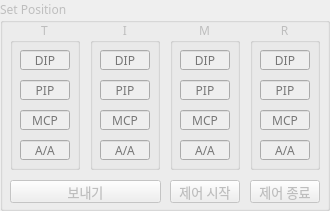
   <widget class="QGroupBox" name="groupBox_SetPosition">
    <property name="enabled">
     <bool>false</bool>
    </property>
    <property name="geometry">
     <rect>
      <x>10</x>
      <y>20</y>
      <width>330</width>
      <height>211</height>
     </rect>
    </property>
    <property name="font">
     <font>
      <family>Noto Sans</family>
     </font>
    </property>
    <property name="title">
     <string>Set Position</string>
    </property>
    <widget class="QGroupBox" name="groupBox_9">
     <property name="geometry">
      <rect>
       <x>170</x>
       <y>20</y>
       <width>70</width>
       <height>150</height>
      </rect>
     </property>
     <property name="title">
      <string>M</string>
     </property>
     <property name="alignment">
      <set>Qt::AlignCenter</set>
     </property>
     <property name="flat">
      <bool>false</bool>
     </property>
     <property name="checkable">
      <bool>false</bool>
     </property>
     <widget class="QLineEdit" name="lineEdit_SP_F3_1">
      <property name="geometry">
       <rect>
        <x>10</x>
        <y>120</y>
        <width>50</width>
        <height>20</height>
       </rect>
      </property>
      <property name="font">
       <font>
        <family>Noto Sans</family>
       </font>
      </property>
      <property name="autoFillBackground">
       <bool>false</bool>
      </property>
      <property name="text">
       <string/>
      </property>
      <property name="alignment">
       <set>Qt::AlignCenter</set>
      </property>
      <property name="placeholderText">
       <string>A/A</string>
      </property>
     </widget>
     <widget class="QLineEdit" name="lineEdit_SP_F3_2">
      <property name="geometry">
       <rect>
        <x>10</x>
        <y>90</y>
        <width>50</width>
        <height>20</height>
       </rect>
      </property>
      <property name="font">
       <font>
        <family>Noto Sans</family>
       </font>
      </property>
      <property name="autoFillBackground">
       <bool>false</bool>
      </property>
      <property name="alignment">
       <set>Qt::AlignCenter</set>
      </property>
      <property name="placeholderText">
       <string>MCP</string>
      </property>
     </widget>
     <widget class="QLineEdit" name="lineEdit_SP_F3_3">
      <property name="geometry">
       <rect>
        <x>10</x>
        <y>60</y>
        <width>50</width>
        <height>20</height>
       </rect>
      </property>
      <property name="font">
       <font>
        <family>Noto Sans</family>
       </font>
      </property>
      <property name="autoFillBackground">
       <bool>false</bool>
      </property>
      <property name="alignment">
       <set>Qt::AlignCenter</set>
      </property>
      <property name="placeholderText">
       <string>PIP</string>
      </property>
     </widget>
     <widget class="QLineEdit" name="lineEdit_SP_F3_4">
      <property name="geometry">
       <rect>
        <x>10</x>
        <y>30</y>
        <width>50</width>
        <height>20</height>
       </rect>
      </property>
      <property name="font">
       <font>
        <family>Noto Sans</family>
       </font>
      </property>
      <property name="autoFillBackground">
       <bool>false</bool>
      </property>
      <property name="alignment">
       <set>Qt::AlignCenter</set>
      </property>
      <property name="placeholderText">
       <string>DIP</string>
      </property>
     </widget>
    </widget>
    <widget class="QPushButton" name="motorButton">
     <property name="geometry">
      <rect>
       <x>10</x>
       <y>180</y>
       <width>151</width>
       <height>23</height>
      </rect>
     </property>
     <property name="font">
      <font>
       <family>나눔고딕</family>
       <pointsize>10</pointsize>
      </font>
     </property>
     <property name="styleSheet">
      <string notr="true">QPushButton:pressed { background-color: gray; }</string>
     </property>
     <property name="text">
      <string>보내기</string>
     </property>
    </widget>
    <widget class="QGroupBox" name="groupBox_10">
     <property name="geometry">
      <rect>
       <x>90</x>
       <y>20</y>
       <width>70</width>
       <height>150</height>
      </rect>
     </property>
     <property name="title">
      <string>I</string>
     </property>
     <property name="alignment">
      <set>Qt::AlignCenter</set>
     </property>
     <property name="flat">
      <bool>false</bool>
     </property>
     <property name="checkable">
      <bool>false</bool>
     </property>
     <widget class="QLineEdit" name="lineEdit_SP_F2_1">
      <property name="geometry">
       <rect>
        <x>10</x>
        <y>120</y>
        <width>50</width>
        <height>20</height>
       </rect>
      </property>
      <property name="font">
       <font>
        <family>Noto Sans</family>
       </font>
      </property>
      <property name="autoFillBackground">
       <bool>false</bool>
      </property>
      <property name="text">
       <string/>
      </property>
      <property name="alignment">
       <set>Qt::AlignCenter</set>
      </property>
      <property name="placeholderText">
       <string>A/A</string>
      </property>
     </widget>
     <widget class="QLineEdit" name="lineEdit_SP_F2_2">
      <property name="geometry">
       <rect>
        <x>10</x>
        <y>90</y>
        <width>50</width>
        <height>20</height>
       </rect>
      </property>
      <property name="font">
       <font>
        <family>Noto Sans</family>
       </font>
      </property>
      <property name="autoFillBackground">
       <bool>false</bool>
      </property>
      <property name="alignment">
       <set>Qt::AlignCenter</set>
      </property>
      <property name="placeholderText">
       <string>MCP</string>
      </property>
     </widget>
     <widget class="QLineEdit" name="lineEdit_SP_F2_3">
      <property name="geometry">
       <rect>
        <x>10</x>
        <y>60</y>
        <width>50</width>
        <height>20</height>
       </rect>
      </property>
      <property name="font">
       <font>
        <family>Noto Sans</family>
       </font>
      </property>
      <property name="autoFillBackground">
       <bool>false</bool>
      </property>
      <property name="alignment">
       <set>Qt::AlignCenter</set>
      </property>
      <property name="placeholderText">
       <string>PIP</string>
      </property>
     </widget>
     <widget class="QLineEdit" name="lineEdit_SP_F2_4">
      <property name="geometry">
       <rect>
        <x>10</x>
        <y>30</y>
        <width>50</width>
        <height>20</height>
       </rect>
      </property>
      <property name="font">
       <font>
        <family>Noto Sans</family>
       </font>
      </property>
      <property name="autoFillBackground">
       <bool>false</bool>
      </property>
      <property name="alignment">
       <set>Qt::AlignCenter</set>
      </property>
      <property name="placeholderText">
       <string>DIP</string>
      </property>
     </widget>
    </widget>
    <widget class="QGroupBox" name="groupBox_11">
     <property name="geometry">
      <rect>
       <x>250</x>
       <y>20</y>
       <width>70</width>
       <height>150</height>
      </rect>
     </property>
     <property name="title">
      <string>R</string>
     </property>
     <property name="alignment">
      <set>Qt::AlignCenter</set>
     </property>
     <property name="flat">
      <bool>false</bool>
     </property>
     <property name="checkable">
      <bool>false</bool>
     </property>
     <widget class="QLineEdit" name="lineEdit_SP_F4_1">
      <property name="geometry">
       <rect>
        <x>10</x>
        <y>120</y>
        <width>50</width>
        <height>20</height>
       </rect>
      </property>
      <property name="font">
       <font>
        <family>Noto Sans</family>
       </font>
      </property>
      <property name="autoFillBackground">
       <bool>false</bool>
      </property>
      <property name="text">
       <string/>
      </property>
      <property name="alignment">
       <set>Qt::AlignCenter</set>
      </property>
      <property name="placeholderText">
       <string>A/A</string>
      </property>
     </widget>
     <widget class="QLineEdit" name="lineEdit_SP_F4_2">
      <property name="geometry">
       <rect>
        <x>10</x>
        <y>90</y>
        <width>50</width>
        <height>20</height>
       </rect>
      </property>
      <property name="font">
       <font>
        <family>Noto Sans</family>
       </font>
      </property>
      <property name="autoFillBackground">
       <bool>false</bool>
      </property>
      <property name="alignment">
       <set>Qt::AlignCenter</set>
      </property>
      <property name="placeholderText">
       <string>MCP</string>
      </property>
     </widget>
     <widget class="QLineEdit" name="lineEdit_SP_F4_3">
      <property name="geometry">
       <rect>
        <x>10</x>
        <y>60</y>
        <width>50</width>
        <height>20</height>
       </rect>
      </property>
      <property name="font">
       <font>
        <family>Noto Sans</family>
       </font>
      </property>
      <property name="autoFillBackground">
       <bool>false</bool>
      </property>
      <property name="alignment">
       <set>Qt::AlignCenter</set>
      </property>
      <property name="placeholderText">
       <string>PIP</string>
      </property>
     </widget>
     <widget class="QLineEdit" name="lineEdit_SP_F4_4">
      <property name="geometry">
       <rect>
        <x>10</x>
        <y>30</y>
        <width>50</width>
        <height>20</height>
       </rect>
      </property>
      <property name="font">
       <font>
        <family>Noto Sans</family>
       </font>
      </property>
      <property name="autoFillBackground">
       <bool>false</bool>
      </property>
      <property name="alignment">
       <set>Qt::AlignCenter</set>
      </property>
      <property name="placeholderText">
       <string>DIP</string>
      </property>
     </widget>
    </widget>
    <widget class="QGroupBox" name="groupBox_12">
     <property name="geometry">
      <rect>
       <x>10</x>
       <y>20</y>
       <width>70</width>
       <height>150</height>
      </rect>
     </property>
     <property name="title">
      <string>T</string>
     </property>
     <property name="alignment">
      <set>Qt::AlignCenter</set>
     </property>
     <property name="flat">
      <bool>false</bool>
     </property>
     <property name="checkable">
      <bool>false</bool>
     </property>
     <widget class="QLineEdit" name="lineEdit_SP_F1_1">
      <property name="geometry">
       <rect>
        <x>10</x>
        <y>120</y>
        <width>50</width>
        <height>20</height>
       </rect>
      </property>
      <property name="font">
       <font>
        <family>Noto Sans</family>
       </font>
      </property>
      <property name="autoFillBackground">
       <bool>false</bool>
      </property>
      <property name="text">
       <string/>
      </property>
      <property name="alignment">
       <set>Qt::AlignCenter</set>
      </property>
      <property name="placeholderText">
       <string>A/A</string>
      </property>
     </widget>
     <widget class="QLineEdit" name="lineEdit_SP_F1_2">
      <property name="geometry">
       <rect>
        <x>10</x>
        <y>90</y>
        <width>50</width>
        <height>20</height>
       </rect>
      </property>
      <property name="font">
       <font>
        <family>Noto Sans</family>
       </font>
      </property>
      <property name="autoFillBackground">
       <bool>false</bool>
      </property>
      <property name="alignment">
       <set>Qt::AlignCenter</set>
      </property>
      <property name="placeholderText">
       <string>MCP</string>
      </property>
     </widget>
     <widget class="QLineEdit" name="lineEdit_SP_F1_3">
      <property name="geometry">
       <rect>
        <x>10</x>
        <y>60</y>
        <width>50</width>
        <height>20</height>
       </rect>
      </property>
      <property name="font">
       <font>
        <family>Noto Sans</family>
       </font>
      </property>
      <property name="autoFillBackground">
       <bool>false</bool>
      </property>
      <property name="alignment">
       <set>Qt::AlignCenter</set>
      </property>
      <property name="placeholderText">
       <string>PIP</string>
      </property>
     </widget>
     <widget class="QLineEdit" name="lineEdit_SP_F1_4">
      <property name="geometry">
       <rect>
        <x>10</x>
        <y>30</y>
        <width>50</width>
        <height>20</height>
       </rect>
      </property>
      <property name="font">
       <font>
        <family>Noto Sans</family>
       </font>
      </property>
      <property name="autoFillBackground">
       <bool>false</bool>
      </property>
      <property name="alignment">
       <set>Qt::AlignCenter</set>
      </property>
      <property name="placeholderText">
       <string>DIP</string>
      </property>
     </widget>
    </widget>
    <widget class="QPushButton" name="controlstartButton_motor">
     <property name="geometry">
      <rect>
       <x>170</x>
       <y>180</y>
       <width>70</width>
       <height>23</height>
      </rect>
     </property>
     <property name="font">
      <font>
       <family>나눔고딕</family>
       <pointsize>10</pointsize>
      </font>
     </property>
     <property name="styleSheet">
      <string notr="true">QPushButton:pressed { background-color: gray; }</string>
     </property>
     <property name="text">
      <string>제어 시작</string>
     </property>
    </widget>
    <widget class="QPushButton" name="controlstopButton_motor">
     <property name="geometry">
      <rect>
       <x>250</x>
       <y>180</y>
       <width>70</width>
       <height>23</height>
      </rect>
     </property>
     <property name="font">
      <font>
       <family>나눔고딕</family>
       <pointsize>10</pointsize>
      </font>
     </property>
     <property name="styleSheet">
      <string notr="true">QPushButton:pressed { background-color: gray; }</string>
     </property>
     <property name="text">
      <string>제어 종료</string>
     </property>
    </widget>
   </widget>
